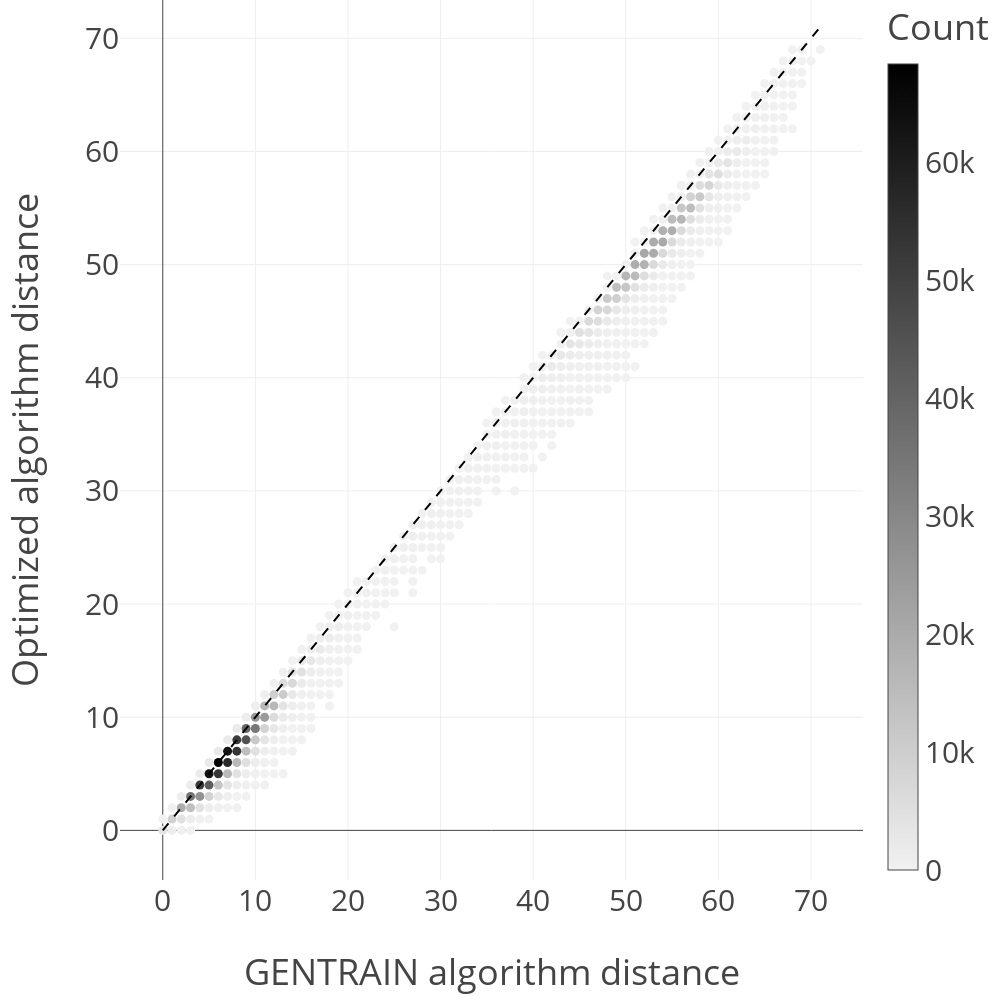

Notebook source saved alongside this figure:
### Code cell
gentrain_flatten = distance_matrix_gentrain.flatten()
optimized_flatten = distance_matrix_optimized.flatten()
data = pd.DataFrame({
    'gentrain': gentrain_flatten,
    'optimized': optimized_flatten
})


data = data.groupby(['gentrain', 'optimized']).size().reset_index(name='count')

fig = px.scatter(data, x='gentrain', y='optimized', color='count', color_continuous_scale=[[0, "#f1f1f1"], [1, "#000000"]], labels={'count': 'Count'})

fig.add_shape(
    type='line',
    x0=min(gentrain_flatten.min(), optimized_flatten.min()),
    y0=min(gentrain_flatten.min(), optimized_flatten.min()),
    x1=max(gentrain_flatten.max(), optimized_flatten.max()),
    y1=max(gentrain_flatten.max(), optimized_flatten.max()),
    line=dict(color='black', width=2, dash='dash'),
    name='y = x',
)
fig.update_layout(width=1000, height=1000,template="presentation",font=dict(size=30),  xaxis=dict(
        title=dict(
            text='GENTRAIN algorithm distance',
            standoff=40
        ),
        tickangle=0
    ),
    margin=dict(l=120,r=0,t=0,b=120),
    yaxis=dict(
        title=dict(
            text='Optimized algorithm distance',
            standoff=40
        ),
        tickangle=0
    ),)
fig.show()

### Figure 1 — Plotly figure (JSON) as saved in the notebook; plotly's stock layout.template omitted (floating-point values rounded to 4 significant figures; data arrays with more than 128 entries replaced by an {"elided": "..."} marker saying what was removed)
{"data": [{"hovertemplate": "gentrain=%{x}<br>optimized=%{y}<br>Count=%{marker.color}<extra></extra>", "legendgroup": "", "marker": {"color": {"elided": "548 int values"}, "coloraxis": "coloraxis", "symbol": "circle"}, "mode": "markers", "name": "", "orientation": "v", "showlegend": false, "type": "scatter", "x": {"elided": "548 int values"}, "xaxis": "x", "y": {"elided": "548 int values"}, "yaxis": "y"}], "layout": {"coloraxis": {"colorbar": {"title": {"text": "Count"}}, "colorscale": [[0, "#f1f1f1"], [1, "#000000"]]}, "font": {"size": 30}, "height": 1000, "legend": {"tracegroupgap": 0}, "margin": {"b": 120, "l": 120, "r": 0, "t": 0}, "shapes": [{"line": {"color": "black", "dash": "dash", "width": 2}, "name": "y = x", "type": "line", "x0": 0, "x1": 71, "y0": 0, "y1": 71}], "width": 1000, "xaxis": {"anchor": "y", "autorange": true, "domain": [0, 1], "range": [-4.623, 75.62], "tickangle": 0, "title": {"standoff": 40, "text": "GENTRAIN algorithm distance"}, "type": "linear"}, "yaxis": {"anchor": "x", "autorange": true, "domain": [0, 1], "range": [-4.386, 73.39], "tickangle": 0, "title": {"standoff": 40, "text": "Optimized algorithm distance"}, "type": "linear"}}}
